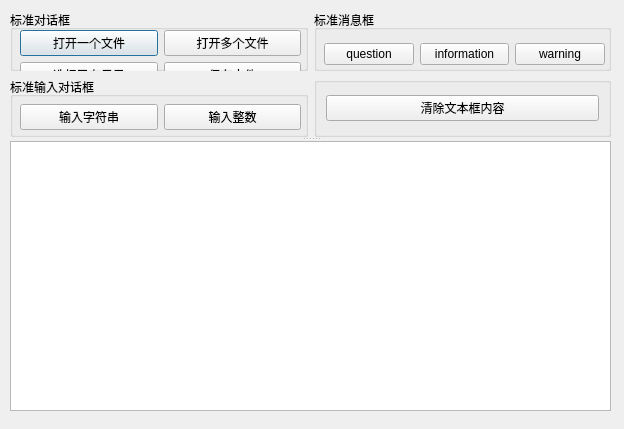
<?xml version="1.0" encoding="UTF-8"?>
<ui version="4.0">
 <class>Dialog</class>
 <widget class="QDialog" name="Dialog">
  <property name="geometry">
   <rect>
    <x>0</x>
    <y>0</y>
    <width>624</width>
    <height>429</height>
   </rect>
  </property>
  <property name="windowTitle">
   <string>Dialog</string>
  </property>
  <widget class="QSplitter" name="splitter">
   <property name="geometry">
    <rect>
     <x>10</x>
     <y>10</y>
     <width>601</width>
     <height>401</height>
    </rect>
   </property>
   <property name="orientation">
    <enum>Qt::Vertical</enum>
   </property>
   <widget class="QWidget" name="layoutWidget">
    <layout class="QGridLayout" name="gridLayout">
     <item row="0" column="0">
      <widget class="QGroupBox" name="groupBox">
       <property name="title">
        <string>标准对话框</string>
       </property>
       <widget class="QWidget" name="layoutWidget">
        <property name="geometry">
         <rect>
          <x>10</x>
          <y>20</y>
          <width>281</width>
          <height>91</height>
         </rect>
        </property>
        <layout class="QGridLayout" name="gridLayout_2">
         <item row="0" column="0">
          <widget class="QPushButton" name="btnOpen">
           <property name="text">
            <string>打开一个文件</string>
           </property>
          </widget>
         </item>
         <item row="0" column="1">
          <widget class="QPushButton" name="btnOpenMulti">
           <property name="text">
            <string>打开多个文件</string>
           </property>
          </widget>
         </item>
         <item row="1" column="0">
          <widget class="QPushButton" name="btnSelDir">
           <property name="text">
            <string>选择已有目录</string>
           </property>
          </widget>
         </item>
         <item row="1" column="1">
          <widget class="QPushButton" name="btnSave">
           <property name="text">
            <string>保存文件</string>
           </property>
          </widget>
         </item>
         <item row="2" column="0">
          <widget class="QPushButton" name="btnColor">
           <property name="text">
            <string>选择颜色</string>
           </property>
          </widget>
         </item>
         <item row="2" column="1">
          <widget class="QPushButton" name="btnFont">
           <property name="text">
            <string>选择字体</string>
           </property>
          </widget>
         </item>
        </layout>
       </widget>
      </widget>
     </item>
     <item row="0" column="1">
      <widget class="QGroupBox" name="groupBox_2">
       <property name="title">
        <string>标准消息框</string>
       </property>
       <widget class="QWidget" name="layoutWidget">
        <property name="geometry">
         <rect>
          <x>10</x>
          <y>20</y>
          <width>281</width>
          <height>91</height>
         </rect>
        </property>
        <layout class="QGridLayout" name="gridLayout_3">
         <item row="0" column="0">
          <widget class="QPushButton" name="btnMsgQuestion">
           <property name="text">
            <string>question</string>
           </property>
          </widget>
         </item>
         <item row="0" column="1">
          <widget class="QPushButton" name="btnMsgInfo">
           <property name="text">
            <string>information</string>
           </property>
          </widget>
         </item>
         <item row="0" column="2">
          <widget class="QPushButton" name="btnMsgWarning">
           <property name="text">
            <string>warning</string>
           </property>
          </widget>
         </item>
         <item row="1" column="0">
          <widget class="QPushButton" name="btnMsgCritical">
           <property name="text">
            <string>critical</string>
           </property>
          </widget>
         </item>
         <item row="1" column="1">
          <widget class="QPushButton" name="btnMsgAbout">
           <property name="text">
            <string>about</string>
           </property>
          </widget>
         </item>
         <item row="1" column="2">
          <widget class="QPushButton" name="btnMsgQtAbout">
           <property name="text">
            <string>aboutQt</string>
           </property>
          </widget>
         </item>
        </layout>
       </widget>
      </widget>
     </item>
     <item row="1" column="0">
      <widget class="QGroupBox" name="groupBox_3">
       <property name="title">
        <string>标准输入对话框</string>
       </property>
       <widget class="QWidget" name="layoutWidget">
        <property name="geometry">
         <rect>
          <x>10</x>
          <y>20</y>
          <width>281</width>
          <height>81</height>
         </rect>
        </property>
        <layout class="QGridLayout" name="gridLayout_4">
         <item row="0" column="0">
          <widget class="QPushButton" name="btnInputString">
           <property name="text">
            <string>输入字符串</string>
           </property>
          </widget>
         </item>
         <item row="0" column="1">
          <widget class="QPushButton" name="btnInputInt">
           <property name="text">
            <string>输入整数</string>
           </property>
          </widget>
         </item>
         <item row="1" column="0">
          <widget class="QPushButton" name="btnInputFloat">
           <property name="text">
            <string>输入浮点数</string>
           </property>
          </widget>
         </item>
         <item row="1" column="1">
          <widget class="QPushButton" name="btnInputItem">
           <property name="text">
            <string>条目选择输入</string>
           </property>
          </widget>
         </item>
        </layout>
       </widget>
      </widget>
     </item>
     <item row="1" column="1">
      <widget class="QGroupBox" name="groupBox_4">
       <property name="title">
        <string/>
       </property>
       <layout class="QHBoxLayout" name="horizontalLayout">
        <item>
         <widget class="QPushButton" name="btnClear">
          <property name="text">
           <string>清除文本框内容</string>
          </property>
         </widget>
        </item>
       </layout>
      </widget>
     </item>
    </layout>
   </widget>
   <widget class="QPlainTextEdit" name="plainTextEdit"/>
  </widget>
 </widget>
 <resources/>
 <connections>
  <connection>
   <sender>btnClear</sender>
   <signal>clicked()</signal>
   <receiver>plainTextEdit</receiver>
   <slot>clear()</slot>
   <hints>
    <hint type="sourcelabel">
     <x>461</x>
     <y>181</y>
    </hint>
    <hint type="destinationlabel">
     <x>310</x>
     <y>320</y>
    </hint>
   </hints>
  </connection>
 </connections>
</ui>
